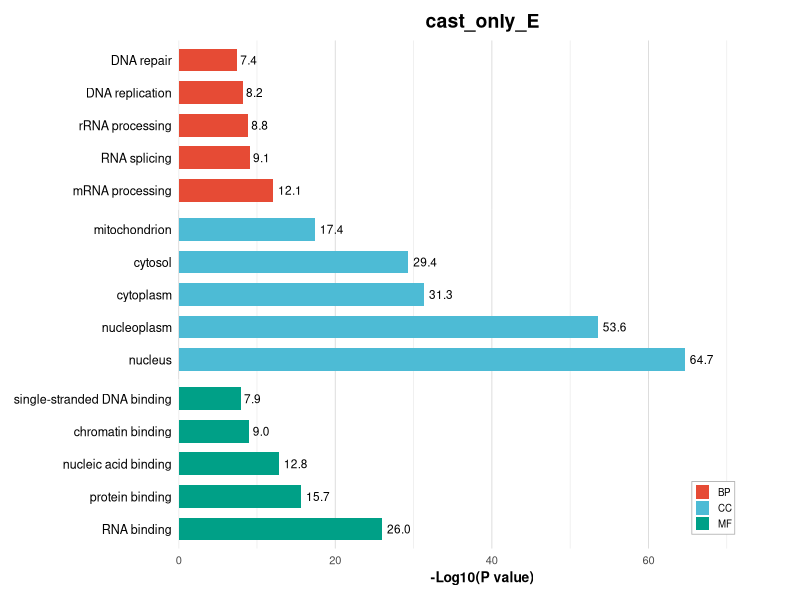
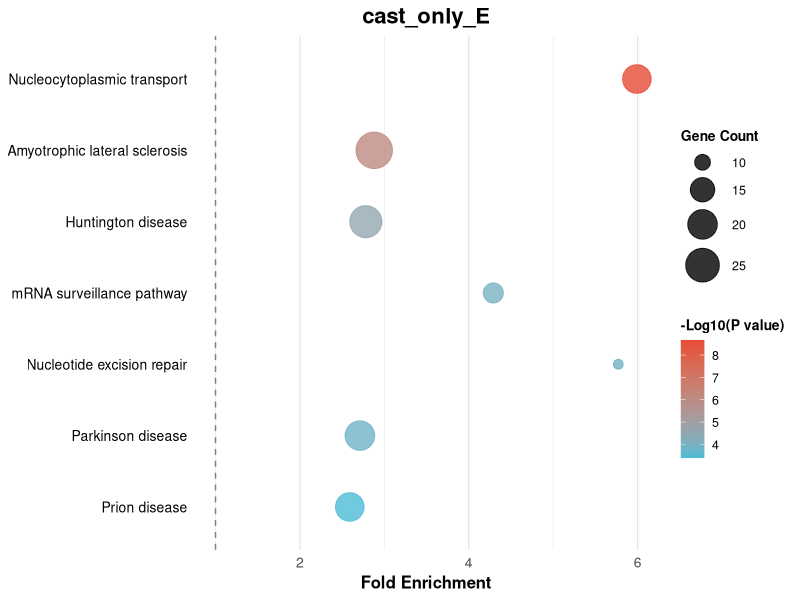

The R script that drew these images, in order:

#BiocManager::install("readxl")
library(readxl)
library(dplyr)
library(ggplot2)
library(tidyr)
library(stringr)

df_BP <- read_excel("only_E.xlsx", 
                    sheet = "BP")  
df_CC <- read_excel("only_E.xlsx", 
                    sheet = "CC")
df_MF <- read_excel("only_E.xlsx", 
                    sheet = "MF")  

df_BP <- df_BP %>% mutate(Ontology = "BP")
df_CC <- df_CC %>% mutate(Ontology = "CC")
df_MF <- df_MF %>% mutate(Ontology = "MF")

df_BP$Benjamini <- as.numeric(df_BP$Benjamini)
df_CC$Benjamini <- as.numeric(df_CC$Benjamini)
df_MF$Benjamini <- as.numeric(df_MF$Benjamini)
df_BP$FDR <- as.numeric(df_BP$FDR)
df_CC$FDR <- as.numeric(df_CC$FDR)
df_MF$FDR <- as.numeric(df_MF$FDR)
df_BP$Bonferroni <- as.numeric(df_BP$Bonferroni)
df_CC$Bonferroni <- as.numeric(df_CC$Bonferroni)
df_MF$Bonferroni <- as.numeric(df_MF$Bonferroni)
go_df <- bind_rows(df_BP, df_CC, df_MF)


names(go_df)
go_df_clean <- go_df %>%
  mutate(
    PValue = as.numeric(`P-Value`),
    Benjamini = as.numeric(Benjamini),
    Count = as.numeric(Count),
    FoldEnrichment = as.numeric(`Fold Enrichment`),
    logP = -log10(PValue),
    Term_clean = ifelse(grepl("~", Term), 
                        sub(".*~", "", Term), 
                        Term),
    Term_clean = str_wrap(Term_clean, width = 35)
  ) %>%
  filter(!is.na(PValue), !is.na(Benjamini), !is.na(Count))

go_df_filtered <- go_df_clean %>%
  filter(Benjamini < 0.05) %>%
  group_by(Ontology) %>%
  arrange(Benjamini) %>%
  slice_head(n = 5) %>%
  ungroup() %>%
  arrange(Ontology, desc(logP)) %>%
  mutate(Term_clean = factor(Term_clean, levels = unique(Term_clean)))

print(table(go_df_filtered$Ontology))
ontology_colors <- c("BP" = "#E64B35",  
                     "CC" = "#4DBBD5", 
                     "MF" = "#00A087")  

print(go_df_filtered %>% 
        group_by(Ontology) %>% 
        summarise(
          number = n(),
          logP = paste(round(min(logP),1), "~", round(max(logP),1)),
          min_Benjamini = format(min(Benjamini), scientific = TRUE)
        ))

p_no_labels <- ggplot(go_df_filtered, aes(x = logP, y = Term_clean, fill = Ontology)) +
 geom_col(width = 0.7) +
  geom_text(aes(label = sprintf("%.1f", logP)), 
            hjust = -0.2, size = 3, color = "black") +
  facet_grid(factor(Ontology, levels = c("BP", "CC", "MF")) ~ ., 
             scales = "free_y", 
             space = "free_y") +
  scale_fill_manual(values = ontology_colors, 
                    name = NULL,  
                    labels = c("BP" = "BP",
                               "CC" = "CC",
                               "MF" = "MF")) +
  scale_x_continuous(expand = expansion(mult = c(0, 0.2))) +
  labs(x = "-Log10(P value)", y = NULL,
       title = "cast_only_E") +
  theme_minimal() +
  theme(
    strip.text = element_blank(), 
    strip.background = element_blank(),  
    panel.spacing = unit(0, "lines"),
    axis.text.y = element_text(size = 9, color = "black"),
    axis.ticks.y = element_blank(),
    panel.grid.major.y = element_blank(),
    panel.grid.minor.y = element_blank(),
    panel.grid.major.x = element_line(color = "grey85", linewidth = 0.3),
    panel.border = element_blank(),
    plot.title = element_text(hjust = 0.5, size = 14, face = "bold"),
    plot.margin = margin(10, 10, 10, 10),
    axis.title.x = element_text(size = 10, face = "bold"),
    axis.text.x = element_text(size = 8),
    legend.position = c(0.88, 0.08), 
    legend.justification = c(0.5, 0.5),
    legend.background = element_rect(fill = "white", color = "grey70", 
                                     linewidth = 0.3),
    legend.key.size = unit(0.4, "cm"),  
    legend.text = element_text(size = 7), 
    legend.margin = margin(2, 2, 2, 2) 
  )

print(p_no_labels)


### KEGG
kegg_df <- read_excel("only_E.xlsx", 
                      sheet = "KEGG") 
names(kegg_df)
kegg_clean <- kegg_df %>%
  mutate(
    PValue = as.numeric(`P-Value`),
    Benjamini = as.numeric(Benjamini),
    Count = as.numeric(Count),
    FoldEnrichment = as.numeric(`Fold Enrichment`),
    logP = -log10(PValue),
    Pathway = ifelse(grepl(":", Term), 
                     sub(".*:", "", Term), 
                     Term),
    Pathway = str_wrap(Pathway, width = 35)
  ) %>%
  filter(!is.na(PValue), !is.na(Benjamini), !is.na(Count)) %>%
  filter(Benjamini < 0.05) %>%
  arrange(Benjamini) %>%
  slice_head(n = 20) %>%
  mutate(Pathway = factor(Pathway, levels = rev(Pathway)))

print(kegg_clean[, c("Pathway", "logP", "Count", "FoldEnrichment", "Benjamini")])
p <- ggplot(kegg_clean, aes(x = FoldEnrichment, y = Pathway)) +
  geom_point(aes(size = Count, color = logP), alpha = 0.8) +
  scale_color_gradient(low = "#4DBBD5",   
                       high = "#E64B35", 
                       name = "-Log10(P value)") +
  scale_size_continuous(name = "Gene Count", 
                        range = c(3, 12)) +
  geom_vline(xintercept = 1, linetype = "dashed", color = "grey50", linewidth = 0.5) +
  labs(x = "Fold Enrichment", y = NULL,
       title = "cast_only_E") +
  theme_minimal() +
  theme(
    plot.title = element_text(hjust = 0.5, size = 16, face = "bold"),
    axis.text.y = element_text(size = 10, color = "black"),
    axis.ticks.y = element_blank(),
    axis.text.x = element_text(size = 10),
    axis.title.x = element_text(size = 12, face = "bold"),
    panel.grid.major.y = element_blank(),  
    panel.grid.minor.y = element_blank(),
    panel.grid.major.x = element_line(color = "grey85", linewidth = 0.3),
    legend.position = "right",
    legend.title = element_text(size = 10, face = "bold"),
    legend.text = element_text(size = 9),
    legend.key.size = unit(0.6, "cm"),
    legend.box = "vertical"
  )

print(p)
